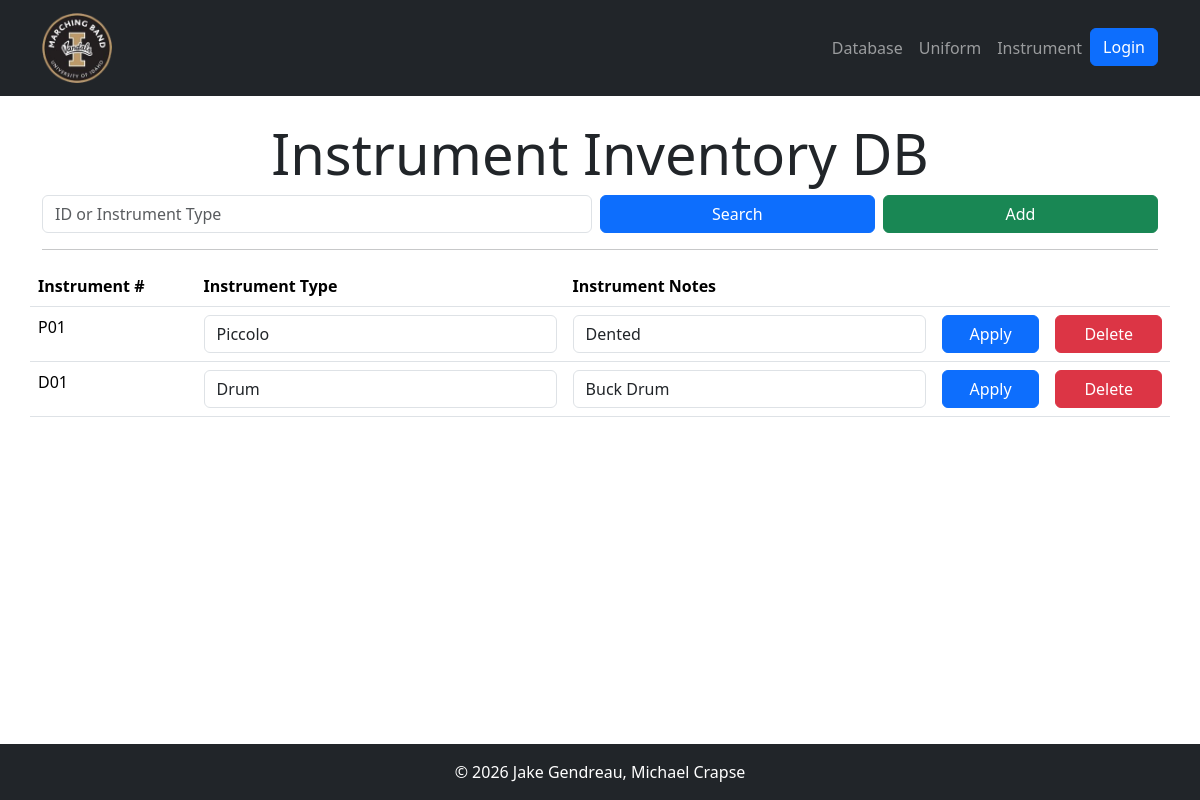
The page /vmb/database/instrument_db/ on the database as committed earlier.
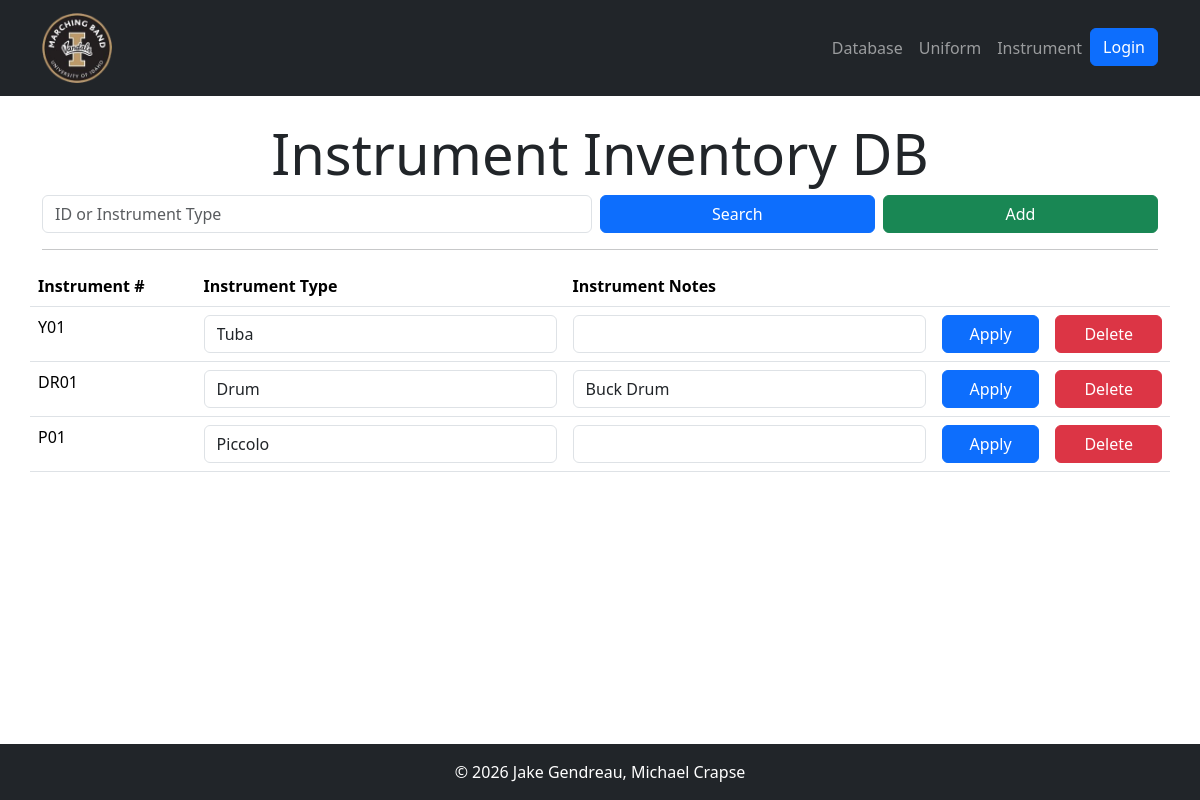
The same page on the database as committed later.
### inventory/models.py (models this page shows, shortened)
class Instrument(models.Model):
    instrument_type = models.CharField(max_length=32)
    instrument_id = models.CharField(max_length=32, primary_key=True)
    notes = models.CharField(max_length=128)

### inventory/views.py (the view)
# urls.py: path("database/instrument_db/", views.instrument_db, name="instrument_db"),
def instrument_db(request):
    instruments = Instrument.objects.all()
    query = request.GET.get('search_box', '').strip()
    if query:
        instruments = instruments.filter(
            Q(instrument_id__icontains=query) |
            Q(instrument_type__icontains=query)
        )
    return render(request, "vmbsite/instrument_db.html", {'instruments': instruments})

### inventory/templates/vmbsite/instrument_db.html (shortened to what this page needs)
{% extends "vmbsite/base.html" %}
{% load static %}
{% block content %}
<div class="row">
    <div class="col-md-8 mx-auto text-center">
        <h1 class="display-4">Instrument Inventory DB</h1>
    </div>
</div>
<div class="row">
    <form id="member-form">
        <div class="d-flex gap-2 align-items-center">
            <input type="text" id="search_box" class="form-control w-50" name="search_box" placeholder="ID or Instrument Type">
            <button type="button" id="submit-btn" class="btn btn-primary w-25">Search</button>
            <button type="button" class="btn btn-success w-25" data-bs-toggle="modal" data-bs-target="#addInstrumentModal">
                Add
            </button>
        </div>
    </form>
</div>
<hr>
<div class="row">
    <table class="table">
    <thead>
        <tr>
        <th scope="col">Instrument #</th>
        <th scope="col">Instrument Type</th>
        <th scope="col">Instrument Notes</th>
        <th scope="col"></th>
        <th scope="col"></th>
        </tr>
    </thead>
    <tbody>
        {% for instrument in instruments %}
        <tr data-id="{{ instrument.instrument_id }}">
            <td>{{ instrument.instrument_id }}</td>
            <td><input type="text" class="form-control instrument-type" value="{{ instrument.instrument_type }}"></td>
            <td><input type="text" class="form-control instrument-notes" value="{{ instrument.notes }}"></td>
            <td><button class="btn btn-primary update-btn w-100">Apply</button></td>
            <td><button class="btn btn-danger delete-btn w-100">Delete</button></td>
        </tr>
        {% empty %}
        <tr>
            <td colspan="5" class="text-center text-muted">No instruments found in the database.</td>
        </tr>
        {% endfor %}
    </tbody>
    </table>
</div>
{% endblock %}

Rows that differ between the two databases and show on the page:
removed Instrument: instrument_id "D01", instrument_type "Drum", notes "Buck Drum"
added Instrument: instrument_id "Y01", instrument_type "Tuba"
added Instrument: instrument_id "DR01", instrument_type "Drum", notes "Buck Drum"
changed Instrument "Piccolo": notes "Dented" → (not shown)
